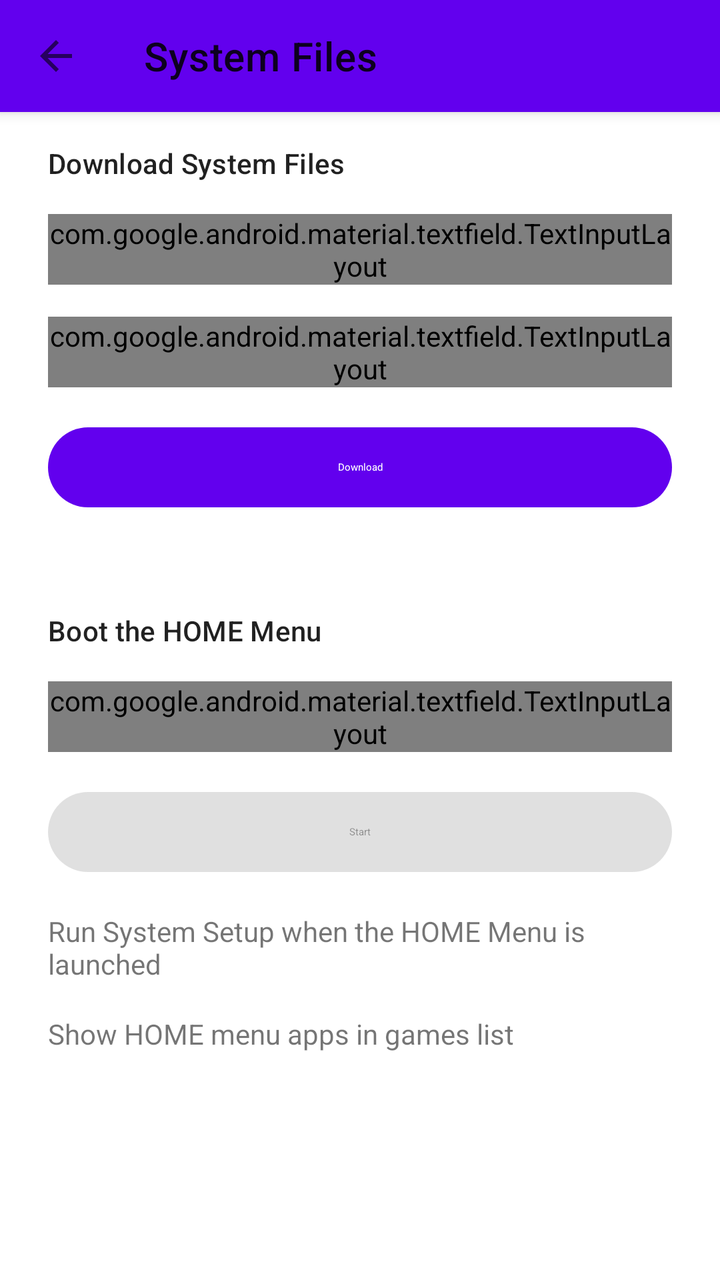
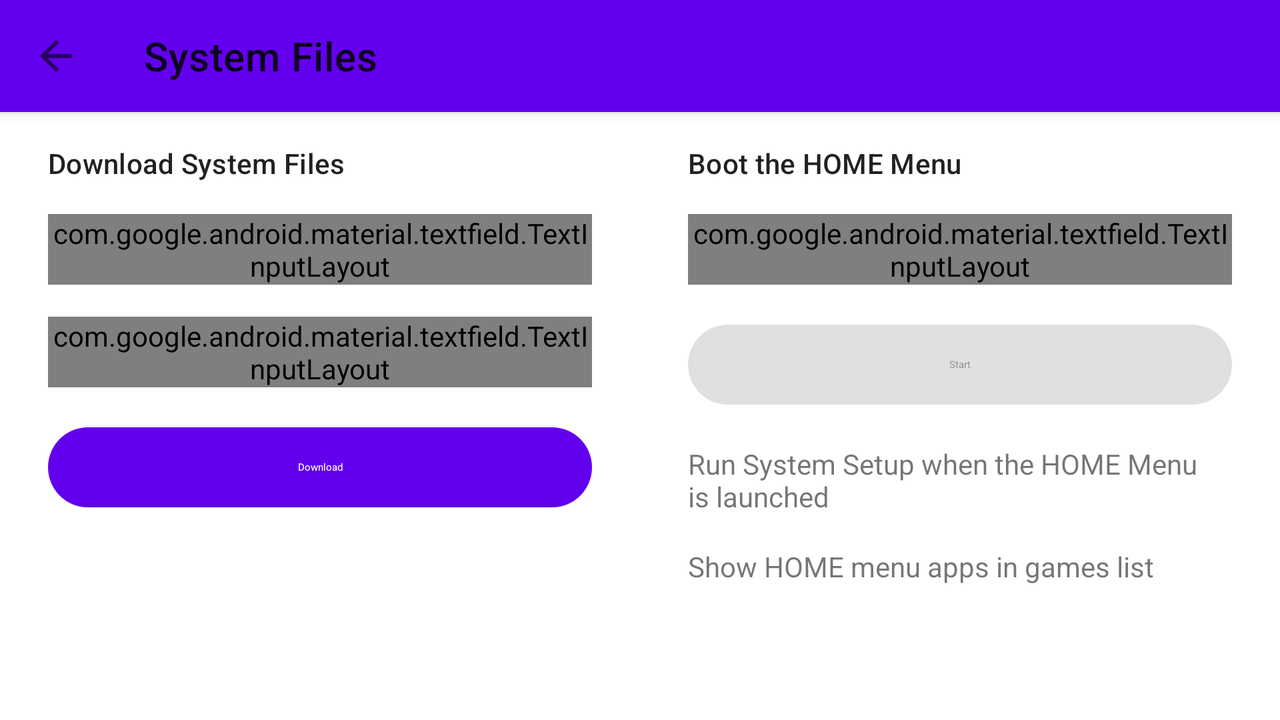

First picture: res/layout/ on a phone held upright. Second picture: the repository's own variant of that layout, on a device whose configuration matches the variant's folder. Source for both follows.
<!-- AndroidManifest.xml: fallback theme Theme.MaterialComponents.DayNight.NoActionBar -->
<!-- res/layout/fragment_system_files.xml -->
<?xml version="1.0" encoding="utf-8"?>
<androidx.coordinatorlayout.widget.CoordinatorLayout xmlns:android="http://schemas.android.com/apk/res/android"
    xmlns:app="http://schemas.android.com/apk/res-auto"
    xmlns:tools="http://schemas.android.com/tools"
    android:id="@+id/coordinator_about"
    android:layout_width="match_parent"
    android:layout_height="match_parent"
    android:background="?attr/colorSurface">

    <com.google.android.material.appbar.AppBarLayout
        android:id="@+id/appbar_about"
        android:layout_width="match_parent"
        android:layout_height="wrap_content"
        android:fitsSystemWindows="true">

        <com.google.android.material.appbar.MaterialToolbar
            android:id="@+id/toolbar_system_files"
            android:layout_width="match_parent"
            android:layout_height="?attr/actionBarSize"
            app:navigationIcon="@drawable/ic_back"
            app:title="@string/system_files" />

    </com.google.android.material.appbar.AppBarLayout>

    <androidx.core.widget.NestedScrollView
        android:id="@+id/scroll_system_files"
        android:layout_width="match_parent"
        android:layout_height="match_parent"
        android:fadeScrollbars="false"
        android:scrollbars="vertical"
        android:clipToPadding="false"
        app:layout_behavior="@string/appbar_scrolling_view_behavior">

        <LinearLayout
            android:layout_width="match_parent"
            android:layout_height="wrap_content"
            android:layout_marginHorizontal="24dp"
            android:orientation="vertical"
            android:paddingBottom="16dp">

            <com.google.android.material.textview.MaterialTextView
                style="@style/TextAppearance.Material3.TitleSmall"
                android:layout_width="match_parent"
                android:layout_height="wrap_content"
                android:layout_marginTop="16dp"
                android:text="@string/download_system_files"
                android:textAlignment="viewStart" />

            <com.google.android.material.textfield.TextInputLayout
                android:id="@+id/system_type"
                style="@style/Widget.Material3.TextInputLayout.OutlinedBox.ExposedDropdownMenu"
                android:layout_width="match_parent"
                android:layout_height="wrap_content"
                android:layout_marginTop="16dp"
                android:hint="@string/system_type"
                app:layout_constraintTop_toTopOf="parent">

                <com.google.android.material.textfield.MaterialAutoCompleteTextView
                    android:id="@+id/dropdown_system_type"
                    android:layout_width="match_parent"
                    android:layout_height="wrap_content"
                    android:inputType="none" />

            </com.google.android.material.textfield.TextInputLayout>

            <com.google.android.material.textfield.TextInputLayout
                android:id="@+id/system_region"
                style="@style/Widget.Material3.TextInputLayout.OutlinedBox.ExposedDropdownMenu"
                android:layout_width="match_parent"
                android:layout_height="wrap_content"
                android:layout_marginTop="16dp"
                android:hint="@string/emulated_region"
                app:layout_constraintTop_toTopOf="parent">

                <com.google.android.material.textfield.MaterialAutoCompleteTextView
                    android:id="@+id/dropdown_system_region"
                    android:layout_width="match_parent"
                    android:layout_height="wrap_content"
                    android:inputType="none" />

            </com.google.android.material.textfield.TextInputLayout>

            <Button
                android:id="@+id/button_download_home_menu"
                style="@style/Widget.Material3.Button.UnelevatedButton"
                android:layout_width="match_parent"
                android:layout_height="wrap_content"
                android:layout_marginTop="16dp"
                android:text="@string/download" />

            <com.google.android.material.textview.MaterialTextView
                android:id="@+id/text_keys_missing"
                android:layout_width="match_parent"
                android:layout_height="wrap_content"
                android:layout_marginTop="16dp"
                android:text="@string/keys_missing"
                android:textAlignment="viewStart"
                android:visibility="gone" />

            <com.google.android.material.textview.MaterialTextView
                android:id="@+id/text_keys_missing_help"
                android:layout_width="match_parent"
                android:layout_height="wrap_content"
                android:textAlignment="viewStart"
                android:visibility="gone"
                tools:text="How to get keys?" />

            <com.google.android.material.textview.MaterialTextView
                style="@style/TextAppearance.Material3.TitleSmall"
                android:layout_width="match_parent"
                android:layout_height="wrap_content"
                android:layout_marginTop="48dp"
                android:text="@string/boot_home_menu"
                android:textAlignment="viewStart" />

            <com.google.android.material.textfield.TextInputLayout
                android:id="@+id/system_region_start"
                style="@style/Widget.Material3.TextInputLayout.OutlinedBox.ExposedDropdownMenu"
                android:layout_width="match_parent"
                android:layout_height="wrap_content"
                android:layout_marginTop="16dp"
                android:hint="@string/emulated_region"
                android:enabled="false"
                app:layout_constraintTop_toTopOf="parent">

                <com.google.android.material.textfield.MaterialAutoCompleteTextView
                    android:id="@+id/dropdown_system_region_start"
                    android:layout_width="match_parent"
                    android:layout_height="wrap_content"
                    android:inputType="none" />

            </com.google.android.material.textfield.TextInputLayout>

            <Button
                android:id="@+id/button_start_home_menu"
                style="@style/Widget.Material3.Button.UnelevatedButton"
                android:layout_width="match_parent"
                android:layout_height="wrap_content"
                android:layout_marginTop="16dp"
                android:enabled="false"
                android:text="@string/start" />

            <androidx.constraintlayout.widget.ConstraintLayout
                android:layout_width="match_parent"
                android:layout_height="wrap_content"
                android:layout_marginTop="16dp">

                <com.google.android.material.textview.MaterialTextView
                    android:id="@+id/text_run_system_setup"
                    android:layout_width="0dp"
                    android:layout_height="wrap_content"
                    android:text="@string/run_system_setup"
                    android:textAlignment="viewStart"
                    android:layout_marginEnd="16dp"
                    app:layout_constraintBottom_toBottomOf="parent"
                    app:layout_constraintEnd_toStartOf="@+id/switch_run_system_setup"
                    app:layout_constraintStart_toStartOf="parent"
                    app:layout_constraintTop_toTopOf="parent" />

                <com.google.android.material.materialswitch.MaterialSwitch
                    android:id="@+id/switch_run_system_setup"
                    android:layout_width="wrap_content"
                    android:layout_height="wrap_content"
                    app:layout_constraintBottom_toBottomOf="parent"
                    app:layout_constraintEnd_toEndOf="parent"
                    app:layout_constraintTop_toTopOf="parent" />

            </androidx.constraintlayout.widget.ConstraintLayout>

            <androidx.constraintlayout.widget.ConstraintLayout
                android:layout_width="match_parent"
                android:layout_height="wrap_content"
                android:layout_marginTop="16dp">

                <com.google.android.material.textview.MaterialTextView
                    android:id="@+id/text_show_apps"
                    android:layout_width="0dp"
                    android:layout_height="wrap_content"
                    android:text="@string/show_home_apps"
                    android:textAlignment="viewStart"
                    android:layout_marginEnd="16dp"
                    app:layout_constraintBottom_toBottomOf="parent"
                    app:layout_constraintEnd_toStartOf="@+id/switch_show_apps"
                    app:layout_constraintStart_toStartOf="parent"
                    app:layout_constraintTop_toTopOf="parent" />

                <com.google.android.material.materialswitch.MaterialSwitch
                    android:id="@+id/switch_show_apps"
                    android:layout_width="wrap_content"
                    android:layout_height="wrap_content"
                    app:layout_constraintBottom_toBottomOf="parent"
                    app:layout_constraintEnd_toEndOf="parent"
                    app:layout_constraintTop_toTopOf="parent" />

            </androidx.constraintlayout.widget.ConstraintLayout>

        </LinearLayout>

    </androidx.core.widget.NestedScrollView>

</androidx.coordinatorlayout.widget.CoordinatorLayout>
<!-- resources referenced by this layout -->
<resources>
  <!-- drawable ic_back (drawable) -->
  <vector xmlns:android="http://schemas.android.com/apk/res/android"
      android:width="24dp"
      android:height="24dp"
      android:autoMirrored="true"
      android:viewportWidth="24"
      android:viewportHeight="24">
      <path
          android:fillColor="?attr/colorControlNormal"
          android:pathData="M20,11H7.83l5.59,-5.59L12,4l-8,8 8,8 1.41,-1.41L7.83,13H20v-2z" />
  </vector>
  <string name="boot_home_menu">Boot the HOME Menu</string>
  <string name="download">Download</string>
  <string name="download_system_files">Download System Files</string>
  <string name="emulated_region">Region</string>
  <string name="keys_missing">Citra is missing keys to download system files.</string>
  <string name="run_system_setup">Run System Setup when the HOME Menu is launched</string>
  <string name="show_home_apps">Show HOME menu apps in games list</string>
  <string name="start">Start</string>
  <string name="system_files">System Files</string>
  <string name="system_type">System Type</string>
</resources>
<!-- res/layout-w600dp/fragment_system_files.xml (the repository's variant of the layout above) -->
<!-- drawn on the phone turned sideways -->
<?xml version="1.0" encoding="utf-8"?>
<androidx.coordinatorlayout.widget.CoordinatorLayout xmlns:android="http://schemas.android.com/apk/res/android"
    xmlns:app="http://schemas.android.com/apk/res-auto"
    xmlns:tools="http://schemas.android.com/tools"
    android:id="@+id/coordinator_about"
    android:layout_width="match_parent"
    android:layout_height="match_parent"
    android:background="?attr/colorSurface">

    <com.google.android.material.appbar.AppBarLayout
        android:id="@+id/appbar_about"
        android:layout_width="match_parent"
        android:layout_height="wrap_content"
        android:fitsSystemWindows="true">

        <com.google.android.material.appbar.MaterialToolbar
            android:id="@+id/toolbar_system_files"
            android:layout_width="match_parent"
            android:layout_height="?attr/actionBarSize"
            app:navigationIcon="@drawable/ic_back"
            app:title="@string/system_files" />

    </com.google.android.material.appbar.AppBarLayout>

    <androidx.core.widget.NestedScrollView
        android:id="@+id/scroll_system_files"
        android:layout_width="match_parent"
        android:layout_height="match_parent"
        android:fadeScrollbars="false"
        android:scrollbars="vertical"
        android:clipToPadding="false"
        app:layout_behavior="@string/appbar_scrolling_view_behavior">

        <LinearLayout
            android:layout_width="match_parent"
            android:layout_height="wrap_content"
            android:orientation="horizontal">

            <LinearLayout
                android:layout_width="0dp"
                android:layout_height="wrap_content"
                android:layout_marginHorizontal="24dp"
                android:orientation="vertical"
                android:paddingBottom="16dp"
                android:layout_weight="1">

                <com.google.android.material.textview.MaterialTextView
                    style="@style/TextAppearance.Material3.TitleSmall"
                    android:layout_width="match_parent"
                    android:layout_height="wrap_content"
                    android:layout_marginTop="16dp"
                    android:text="@string/download_system_files"
                    android:textAlignment="viewStart" />

                <com.google.android.material.textfield.TextInputLayout
                    android:id="@+id/system_type"
                    style="@style/Widget.Material3.TextInputLayout.OutlinedBox.ExposedDropdownMenu"
                    android:layout_width="match_parent"
                    android:layout_height="wrap_content"
                    android:layout_marginTop="16dp"
                    android:hint="@string/system_type"
                    app:layout_constraintTop_toTopOf="parent">

                    <com.google.android.material.textfield.MaterialAutoCompleteTextView
                        android:id="@+id/dropdown_system_type"
                        android:layout_width="match_parent"
                        android:layout_height="wrap_content"
                        android:inputType="none" />

                </com.google.android.material.textfield.TextInputLayout>

                <com.google.android.material.textfield.TextInputLayout
                    android:id="@+id/system_region"
                    style="@style/Widget.Material3.TextInputLayout.OutlinedBox.ExposedDropdownMenu"
                    android:layout_width="match_parent"
                    android:layout_height="wrap_content"
                    android:layout_marginTop="16dp"
                    android:hint="@string/emulated_region"
                    app:layout_constraintTop_toTopOf="parent">

                    <com.google.android.material.textfield.MaterialAutoCompleteTextView
                        android:id="@+id/dropdown_system_region"
                        android:layout_width="match_parent"
                        android:layout_height="wrap_content"
                        android:inputType="none" />

                </com.google.android.material.textfield.TextInputLayout>

                <Button
                    android:id="@+id/button_download_home_menu"
                    style="@style/Widget.Material3.Button.UnelevatedButton"
                    android:layout_width="match_parent"
                    android:layout_height="wrap_content"
                    android:layout_marginTop="16dp"
                    android:text="@string/download" />

                <com.google.android.material.textview.MaterialTextView
                    android:id="@+id/text_keys_missing"
                    android:layout_width="match_parent"
                    android:layout_height="wrap_content"
                    android:layout_marginTop="16dp"
                    android:text="@string/keys_missing"
                    android:textAlignment="viewStart"
                    android:visibility="gone" />

                <com.google.android.material.textview.MaterialTextView
                    android:id="@+id/text_keys_missing_help"
                    android:layout_width="match_parent"
                    android:layout_height="wrap_content"
                    android:textAlignment="viewStart"
                    android:visibility="gone"
                    tools:text="How to get keys?" />

            </LinearLayout>

            <LinearLayout
                android:layout_width="0dp"
                android:layout_height="wrap_content"
                android:layout_marginHorizontal="24dp"
                android:orientation="vertical"
                android:paddingBottom="16dp"
                android:layout_weight="1">

                <com.google.android.material.textview.MaterialTextView
                    style="@style/TextAppearance.Material3.TitleSmall"
                    android:layout_width="match_parent"
                    android:layout_height="wrap_content"
                    android:layout_marginTop="16dp"
                    android:text="@string/boot_home_menu"
                    android:textAlignment="viewStart" />

                <com.google.android.material.textfield.TextInputLayout
                    android:id="@+id/system_region_start"
                    style="@style/Widget.Material3.TextInputLayout.OutlinedBox.ExposedDropdownMenu"
                    android:layout_width="match_parent"
                    android:layout_height="wrap_content"
                    android:layout_marginTop="16dp"
                    android:hint="@string/emulated_region"
                    android:enabled="false"
                    app:layout_constraintTop_toTopOf="parent">

                    <com.google.android.material.textfield.MaterialAutoCompleteTextView
                        android:id="@+id/dropdown_system_region_start"
                        android:layout_width="match_parent"
                        android:layout_height="wrap_content"
                        android:inputType="none" />

                </com.google.android.material.textfield.TextInputLayout>

                <Button
                    android:id="@+id/button_start_home_menu"
                    style="@style/Widget.Material3.Button.UnelevatedButton"
                    android:layout_width="match_parent"
                    android:layout_height="wrap_content"
                    android:layout_marginTop="16dp"
                    android:enabled="false"
                    android:text="@string/start" />

                <androidx.constraintlayout.widget.ConstraintLayout
                    android:layout_width="match_parent"
                    android:layout_height="wrap_content"
                    android:layout_marginTop="16dp">

                    <com.google.android.material.textview.MaterialTextView
                        android:id="@+id/text_run_system_setup"
                        android:layout_width="0dp"
                        android:layout_height="wrap_content"
                        android:text="@string/run_system_setup"
                        android:textAlignment="viewStart"
                        android:layout_marginEnd="16dp"
                        app:layout_constraintBottom_toBottomOf="parent"
                        app:layout_constraintEnd_toStartOf="@+id/switch_run_system_setup"
                        app:layout_constraintStart_toStartOf="parent"
                        app:layout_constraintTop_toTopOf="parent" />

                    <com.google.android.material.materialswitch.MaterialSwitch
                        android:id="@+id/switch_run_system_setup"
                        android:layout_width="wrap_content"
                        android:layout_height="wrap_content"
                        app:layout_constraintBottom_toBottomOf="parent"
                        app:layout_constraintEnd_toEndOf="parent"
                        app:layout_constraintTop_toTopOf="parent" />

                </androidx.constraintlayout.widget.ConstraintLayout>

                <androidx.constraintlayout.widget.ConstraintLayout
                    android:layout_width="match_parent"
                    android:layout_height="wrap_content"
                    android:layout_marginTop="16dp">

                    <com.google.android.material.textview.MaterialTextView
                        android:id="@+id/text_show_apps"
                        android:layout_width="0dp"
                        android:layout_height="wrap_content"
                        android:text="@string/show_home_apps"
                        android:textAlignment="viewStart"
                        android:layout_marginEnd="16dp"
                        app:layout_constraintBottom_toBottomOf="parent"
                        app:layout_constraintEnd_toStartOf="@+id/switch_show_apps"
                        app:layout_constraintStart_toStartOf="parent"
                        app:layout_constraintTop_toTopOf="parent" />

                    <com.google.android.material.materialswitch.MaterialSwitch
                        android:id="@+id/switch_show_apps"
                        android:layout_width="wrap_content"
                        android:layout_height="wrap_content"
                        app:layout_constraintBottom_toBottomOf="parent"
                        app:layout_constraintEnd_toEndOf="parent"
                        app:layout_constraintTop_toTopOf="parent" />

                </androidx.constraintlayout.widget.ConstraintLayout>

            </LinearLayout>

        </LinearLayout>

    </androidx.core.widget.NestedScrollView>

</androidx.coordinatorlayout.widget.CoordinatorLayout>
